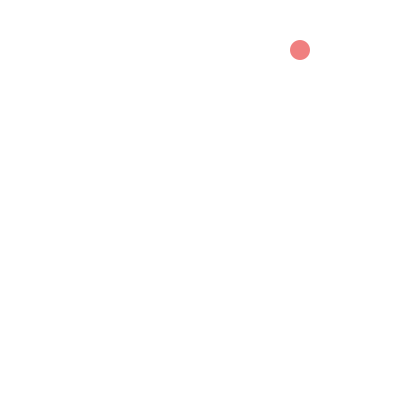
Frame 1 (no input)
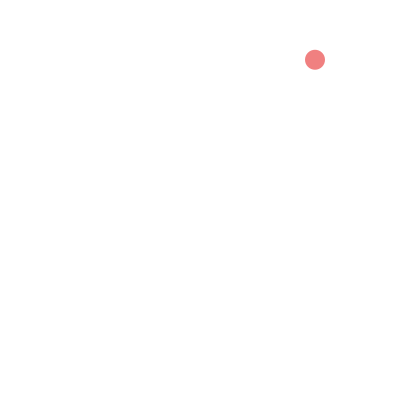
Frame 60 (the mouse pressed at the canvas centre just before this capture)
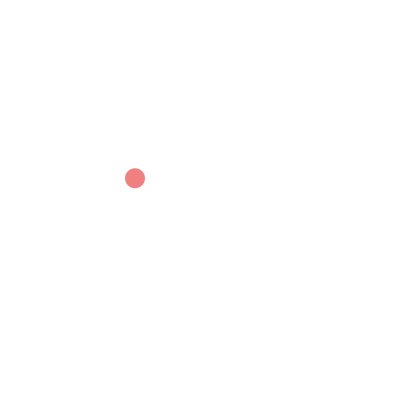
Frame 120 (the mouse held since frame 60 and released just before this capture)

The Processing sketch that drew these frames (run headless with seeded random() and noise(); from frame 60 on, the mouse is pressed at the canvas centre):

// Processing sketch: processing_66364
// ── processing_66364.pde

float speedX = 3;
float speedY = 5;
float ballX = 300;
float ballY = 50;
 
float gravity = 0.5;

void setup() {
  size(400,400);
  smooth();
  noStroke();
}
 
void draw() {
  background(255);
  fill(240, 128, 128);
  ellipse(ballX, ballY, 20, 20);
  ballY += speedY;
  ballX += speedX;
  
  speedY += gravity;
   
  if (ballY >= height-5 || ballY <= 0 ) {
    speedY *= -0.95;
  }
  if (ballX >= width-5 || ballX <= 5 ) {
    speedX *= -1;
  }
}
